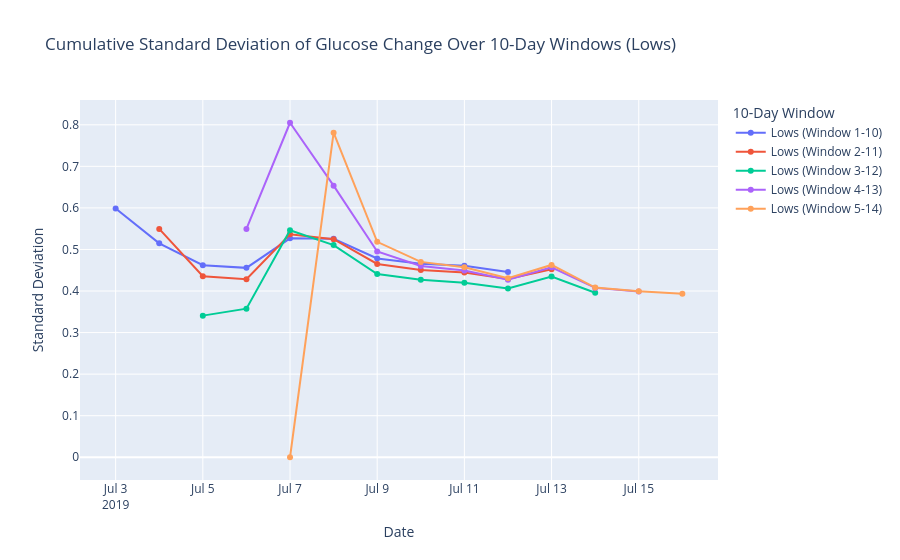

Source (notebook cell):
### Code cell
def plot_std_by_inner_window(filtered_data, label):
    filtered_data['Date'] = pd.to_datetime(filtered_data['Timestamp']).dt.date
    unique_days = sorted(filtered_data['Date'].unique())
    
    fig = go.Figure()

    for start_day in range(len(unique_days) - 9):
        dates = []
        std = []
        current_window = unique_days[start_day:start_day + 10]
        cumulative_filtered_data = filtered_data[filtered_data['Date'] >= unique_days[start_day]]
        
        for current_date in current_window:
            cumulative_data = cumulative_filtered_data[cumulative_filtered_data['Date'] <= current_date]['GlucoseChange']
            std.append(cumulative_data.std() if len(cumulative_data) > 1 else 0)
            dates.append(current_date)
        
        fig.add_trace(go.Scatter(
            x=dates,
            y=std,
            mode='lines+markers',
            name=f"{label} (Window {start_day+1}-{start_day+10})"
        ))

    fig.update_layout(
        title=f'Cumulative Standard Deviation of Glucose Change Over 10-Day Windows ({label})',
        xaxis_title='Date',
        yaxis_title='Standard Deviation',
        legend_title='10-Day Window',
        hovermode='x unified'
    )

    fig.show()

plot_std_by_inner_window(actgluco_low, label='Lows')

### Figure 1 — Plotly figure (JSON) as saved in the notebook; plotly's stock layout.template omitted (floating-point values rounded to 4 significant figures)
{"data": [{"mode": "lines+markers", "name": "Lows (Window 1-10)", "type": "scatter", "x": ["2019-07-03", "2019-07-04", "2019-07-05", "2019-07-06", "2019-07-07", "2019-07-08", "2019-07-09", "2019-07-10", "2019-07-11", "2019-07-12"], "y": [0.5986, 0.5147, 0.4623, 0.4557, 0.5267, 0.5257, 0.4784, 0.4658, 0.461, 0.4458]}, {"mode": "lines+markers", "name": "Lows (Window 2-11)", "type": "scatter", "x": ["2019-07-04", "2019-07-05", "2019-07-06", "2019-07-07", "2019-07-08", "2019-07-09", "2019-07-10", "2019-07-11", "2019-07-12", "2019-07-13"], "y": [0.5494, 0.4357, 0.4285, 0.5365, 0.5248, 0.4651, 0.4506, 0.4446, 0.429, 0.4523]}, {"mode": "lines+markers", "name": "Lows (Window 3-12)", "type": "scatter", "x": ["2019-07-05", "2019-07-06", "2019-07-07", "2019-07-08", "2019-07-09", "2019-07-10", "2019-07-11", "2019-07-12", "2019-07-13", "2019-07-14"], "y": [0.3408, 0.3574, 0.5462, 0.5105, 0.4409, 0.427, 0.4199, 0.4059, 0.435, 0.3957]}, {"mode": "lines+markers", "name": "Lows (Window 4-13)", "type": "scatter", "x": ["2019-07-06", "2019-07-07", "2019-07-08", "2019-07-09", "2019-07-10", "2019-07-11", "2019-07-12", "2019-07-13", "2019-07-14", "2019-07-15"], "y": [0.5494, 0.8049, 0.6535, 0.4952, 0.4603, 0.4494, 0.427, 0.4572, 0.4075, 0.3989]}, {"mode": "lines+markers", "name": "Lows (Window 5-14)", "type": "scatter", "x": ["2019-07-07", "2019-07-08", "2019-07-09", "2019-07-10", "2019-07-11", "2019-07-12", "2019-07-13", "2019-07-14", "2019-07-15", "2019-07-16"], "y": [0, 0.7809, 0.5184, 0.4701, 0.457, 0.4307, 0.4627, 0.4084, 0.3993, 0.3936]}], "layout": {"hovermode": "x unified", "legend": {"title": {"text": "10-Day Window"}}, "title": {"text": "Cumulative Standard Deviation of Glucose Change Over 10-Day Windows (Lows)"}, "xaxis": {"title": {"text": "Date"}}, "yaxis": {"title": {"text": "Standard Deviation"}}}}
